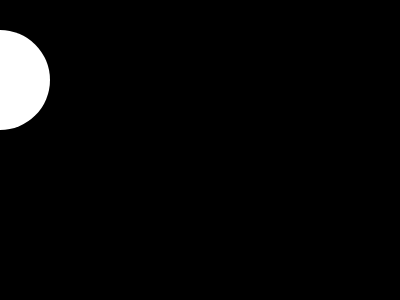
Frame 1 (no input)
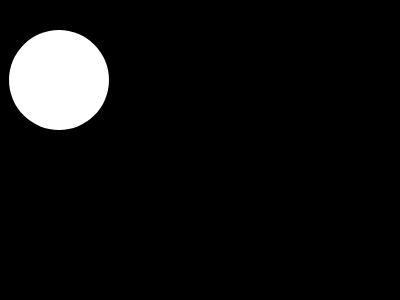
Frame 60 (no input)
Frame 120 (the mouse pressed at the canvas centre since frame 60): identical to frame 60, image omitted

The p5.js sketch that drew these frames (run headless with seeded random() and noise() and a simulated clock; from frame 60 on, the mouse is pressed at the canvas centre):

// p5.js sketch
// ── sketch.js
let circleX = 0;
let circleY = 80;
let a_diam = 100;

function setup() {
  createCanvas(400, 300).mousePressed(function() {
    circleX = 0;
  });
  noStroke();
  fill(255);
}

function draw() {
  background(0);
  circle(circleX, circleY, a_diam);
  circleX = (circleX + 1) % width;
}

// https://editor.p5js.org/jht1493/sketches/HtESWWNTa
// 2.2 variable circleX remainder

// https://editor.p5js.org/jht1493/sketches/v9zsQFPqN
// 2.2 variable circleX

// Make Your Own (Make Your Own Variable)
// Code! Programming with p5.js
// The Coding Train / Daniel Shiffman
// https://thecodingtrain.com/beginners/p5js/2.2-make-your-own.html
// https://youtu.be/dRhXIIFp-ys

// Make Your Own Variable: https://editor.p5js.org/codingtrain/sketches/xPXNdPy17
// Growing Circle Exercise: https://editor.p5js.org/codingtrain/sketches/ehbMJ-otC
